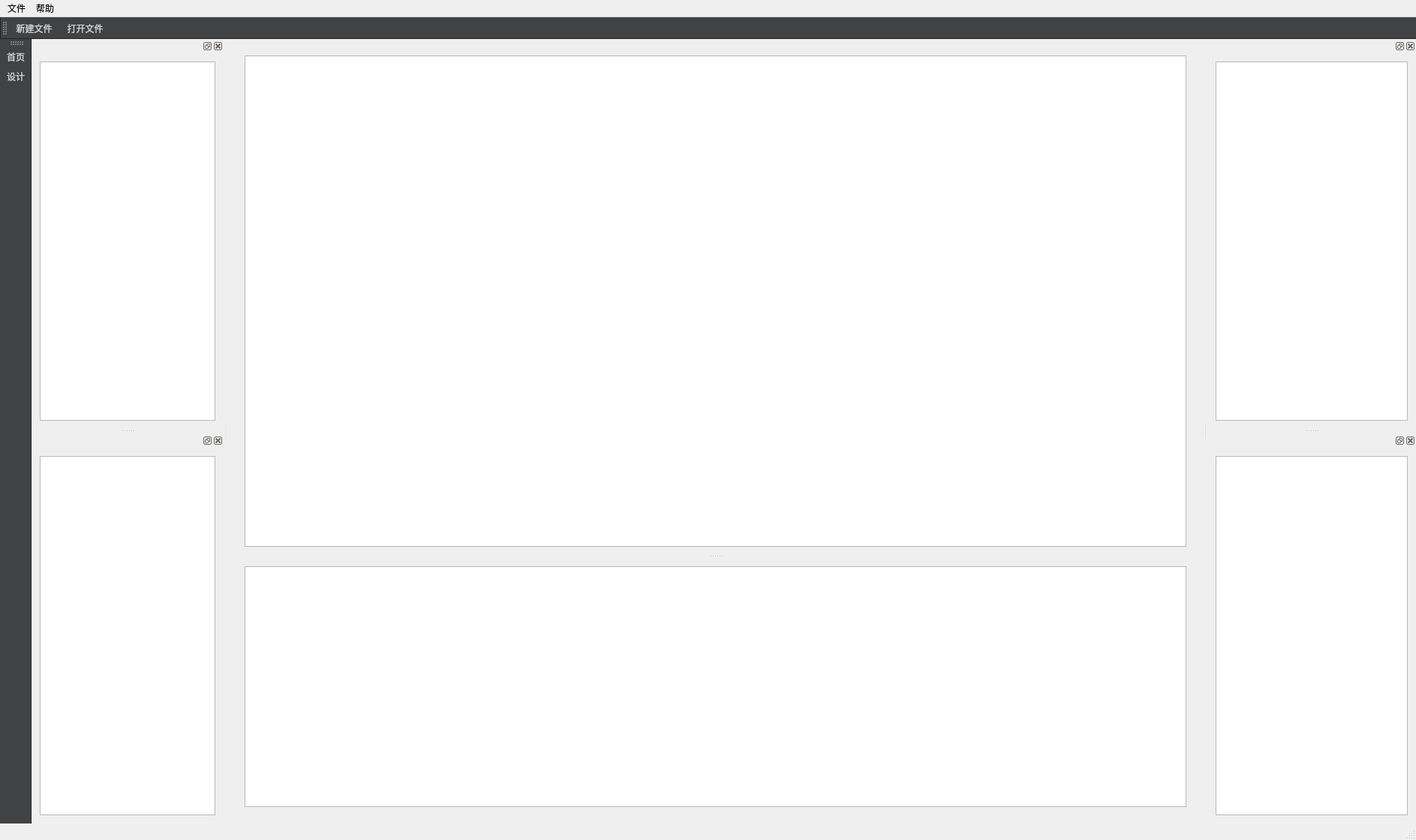
<?xml version="1.0" encoding="UTF-8"?>
<ui version="4.0">
 <class>MainWindow</class>
 <widget class="QMainWindow" name="MainWindow">
  <property name="geometry">
   <rect>
    <x>0</x>
    <y>0</y>
    <width>1887</width>
    <height>1120</height>
   </rect>
  </property>
  <property name="windowTitle">
   <string>MainWindow</string>
  </property>
  <property name="layoutDirection">
   <enum>Qt::LeftToRight</enum>
  </property>
  <property name="toolButtonStyle">
   <enum>Qt::ToolButtonTextUnderIcon</enum>
  </property>
  <widget class="QWidget" name="centralWidget">
   <property name="minimumSize">
    <size>
     <width>0</width>
     <height>0</height>
    </size>
   </property>
   <property name="maximumSize">
    <size>
     <width>1314</width>
     <height>16777215</height>
    </size>
   </property>
   <layout class="QVBoxLayout" name="verticalLayout">
    <item>
     <widget class="QSplitter" name="splitter">
      <property name="orientation">
       <enum>Qt::Vertical</enum>
      </property>
      <widget class="QStackedWidget" name="stackedWidget">
       <widget class="QWidget" name="page">
        <layout class="QVBoxLayout" name="verticalLayout_6">
         <item>
          <widget class="QTextEdit" name="textEdit_2"/>
         </item>
        </layout>
       </widget>
       <widget class="QWidget" name="page_2">
        <layout class="QVBoxLayout" name="verticalLayout_4">
         <item>
          <widget class="QMdiArea" name="mdiArea"/>
         </item>
        </layout>
       </widget>
      </widget>
      <widget class="QWidget" name="widget" native="true">
       <layout class="QVBoxLayout" name="verticalLayout_5">
        <item>
         <widget class="QTextEdit" name="textEdit_4"/>
        </item>
       </layout>
      </widget>
     </widget>
    </item>
   </layout>
  </widget>
  <widget class="QMenuBar" name="menuBar">
   <property name="geometry">
    <rect>
     <x>0</x>
     <y>0</y>
     <width>1887</width>
     <height>23</height>
    </rect>
   </property>
   <widget class="QMenu" name="menu_help">
    <property name="title">
     <string>帮助</string>
    </property>
    <addaction name="action_about"/>
   </widget>
   <widget class="QMenu" name="menu_file">
    <property name="title">
     <string>文件</string>
    </property>
    <addaction name="action_newFile"/>
    <addaction name="action_openFile"/>
   </widget>
   <addaction name="menu_file"/>
   <addaction name="menu_help"/>
  </widget>
  <widget class="QToolBar" name="toolBar_file">
   <property name="styleSheet">
    <string notr="true">QToolBar {
background-color: #404244;
border-left: 1px solid #222222;
border-bottom: 1px solid #222222;
height: 20px;
}

QToolButton {
color:#D2D2D2;
padding-left: 8px;
}</string>
   </property>
   <attribute name="toolBarArea">
    <enum>TopToolBarArea</enum>
   </attribute>
   <attribute name="toolBarBreak">
    <bool>false</bool>
   </attribute>
   <addaction name="action_newFile"/>
   <addaction name="action_openFile"/>
  </widget>
  <widget class="QToolBar" name="toolBar_guide">
   <property name="windowTitle">
    <string>toolBar</string>
   </property>
   <property name="styleSheet">
    <string notr="true">QToolBar {
background-color: #404244;
border-right: 1px solid #222222;
border-left: 0px;
}

QToolButton {
color: #D2D2D2;
width: 4.5em;
height: 4em;
margin: 0em;
border: 0em;
padding-top: 0.4em;
padding-bottom: 0.2em;
}

QToolButton:hover {
background-color: #595B5D;
}

QToolButton[text=&quot;模式&quot;] {
height: 1.2em;
}

QToolButton[text=&quot;首页&quot;] {
background-color: #262829;
}</string>
   </property>
   <attribute name="toolBarArea">
    <enum>LeftToolBarArea</enum>
   </attribute>
   <attribute name="toolBarBreak">
    <bool>false</bool>
   </attribute>
   <addaction name="action_welcome"/>
   <addaction name="action_design"/>
  </widget>
  <widget class="QStatusBar" name="statusBar"/>
  <widget class="QDockWidget" name="dockWidget_project">
   <property name="maximumSize">
    <size>
     <width>256</width>
     <height>524287</height>
    </size>
   </property>
   <attribute name="dockWidgetArea">
    <number>1</number>
   </attribute>
   <widget class="QWidget" name="dockWidgetContents_2">
    <layout class="QVBoxLayout" name="verticalLayout_2">
     <item>
      <widget class="QTextEdit" name="textEdit_3">
       <property name="maximumSize">
        <size>
         <width>256</width>
         <height>16777215</height>
        </size>
       </property>
      </widget>
     </item>
    </layout>
   </widget>
  </widget>
  <widget class="QDockWidget" name="dockWidget_openfile">
   <property name="maximumSize">
    <size>
     <width>256</width>
     <height>524287</height>
    </size>
   </property>
   <attribute name="dockWidgetArea">
    <number>1</number>
   </attribute>
   <widget class="QWidget" name="dockWidgetContents">
    <layout class="QVBoxLayout" name="verticalLayout_3">
     <item>
      <widget class="QTextEdit" name="textEdit"/>
     </item>
    </layout>
   </widget>
  </widget>
  <widget class="QDockWidget" name="dockWidget_element">
   <attribute name="dockWidgetArea">
    <number>2</number>
   </attribute>
   <widget class="QWidget" name="dockWidgetContents_3">
    <layout class="QVBoxLayout" name="verticalLayout_7">
     <item>
      <widget class="QListWidget" name="listWidget_element"/>
     </item>
    </layout>
   </widget>
  </widget>
  <widget class="QDockWidget" name="dockWidget_attribute">
   <attribute name="dockWidgetArea">
    <number>2</number>
   </attribute>
   <widget class="QWidget" name="dockWidgetContents_4">
    <layout class="QVBoxLayout" name="verticalLayout_8">
     <item>
      <widget class="QTextEdit" name="textEdit_6"/>
     </item>
    </layout>
   </widget>
  </widget>
  <action name="action_about">
   <property name="text">
    <string>关于</string>
   </property>
  </action>
  <action name="action_newFile">
   <property name="checkable">
    <bool>true</bool>
   </property>
   <property name="text">
    <string>新建文件</string>
   </property>
  </action>
  <action name="action_welcome">
   <property name="text">
    <string>首页</string>
   </property>
  </action>
  <action name="action_openFile">
   <property name="text">
    <string>打开文件</string>
   </property>
  </action>
  <action name="action_design">
   <property name="text">
    <string>设计</string>
   </property>
  </action>
  <zorder>dockWidget_project</zorder>
  <zorder>dockWidget_openfile</zorder>
  <zorder>dockWidget_element</zorder>
  <zorder>dockWidget_attribute</zorder>
 </widget>
 <layoutdefault spacing="6" margin="11"/>
 <resources/>
 <connections/>
</ui>
